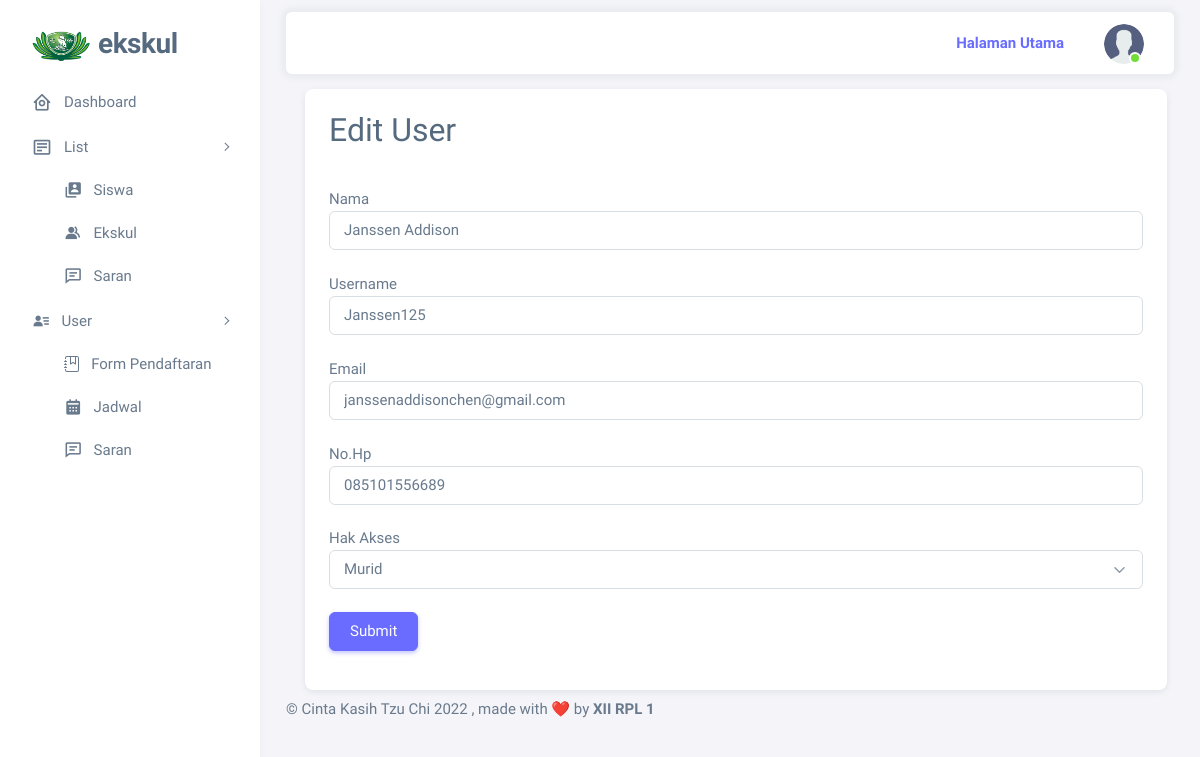
/frontend/dashboard/user/edit-user.php?id=1, run on an earlier commit of the app's database.
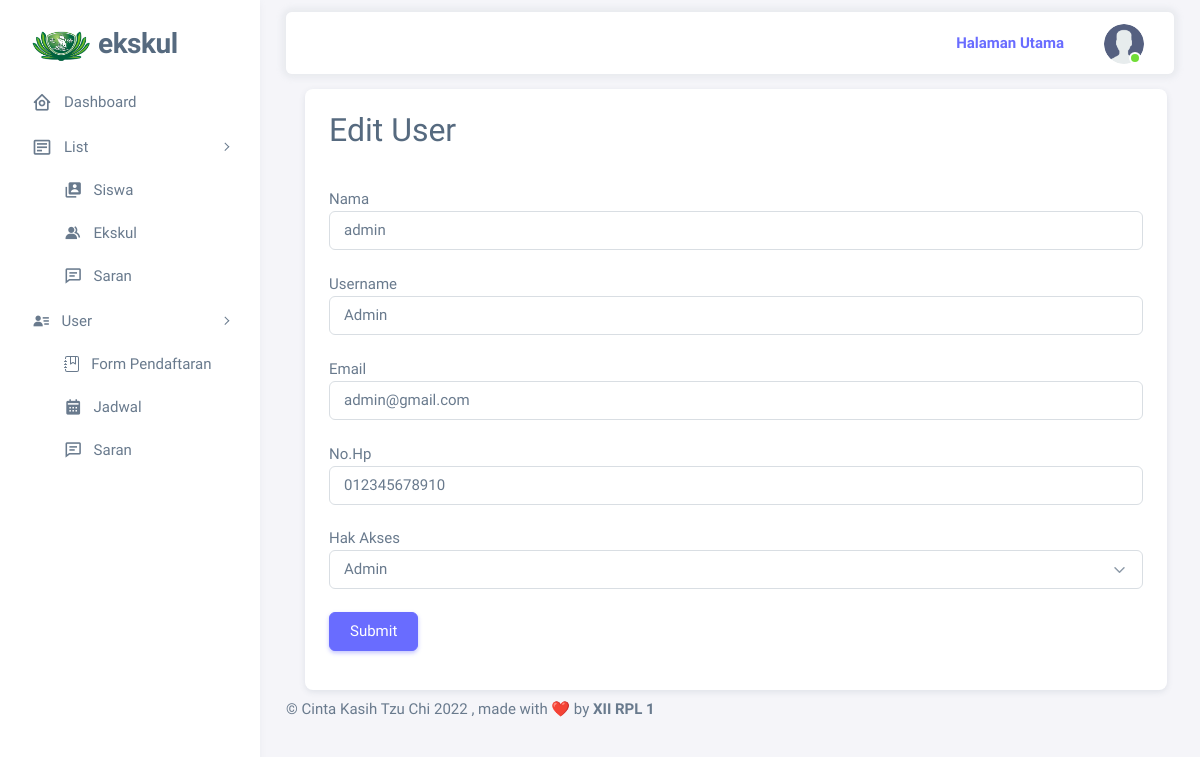
And on a later commit of the database.
### tables this page shows
CREATE TABLE `user` (
  `id` int(3) NOT NULL,
  `nama` varchar(50) NOT NULL,
  `username` varchar(25) NOT NULL,
  `password` varchar(100) NOT NULL,
  `nohp` varchar(13) NOT NULL,
  `email` varchar(70) NOT NULL,
  `hak_akses` enum('Admin','Guru','Murid') NOT NULL
);

### frontend/dashboard/user/edit-user.php (the view, shortened to what this page needs)
<?php
include "../luar.php";
if(isset($_GET['id'])){
    $id = $_GET['id'];
$query = mysqli_query($db, "SELECT * FROM user WHERE id=$id");
while($row = mysqli_fetch_array($query)){
?>
<div class="row">
    <div class="card col-11" style="margin-left:3em;margin-top:1em;">
        <div class="d-flex align-items-end">
            <div class="col-12">
                <div class="card-header">
                    <h2>Edit User</h2>
                </div>
                <div class="card-body">
                    <form method="post" action="../../../backend/user/edit.php">
                        <div class="form-group">
                            <label for="">Nama</label>
                            <input type="text" class="form-control" name="nama" maxlength=50 value="<?= $row['nama'] ?>" required>
                        </div>
                        <br>
                        <div class="form-group">
                            <label for="">Username</label>
                            <input type="text" class="form-control" name="username" value="<?= $row['username'] ?>" maxlength=25>
                        </div>
                        <br>
                        <div class="form-group">
                            <label for="">Email</label>
                            <input type="email" class="form-control" name="email" value="<?= $row['email'] ?>" maxlength=70>
                        </div>
                        <br>
                        <div class="form-group">
                            <label for="">No.Hp</label>
                            <input type="number" class="form-control" name="nohp" value="<?= $row['nohp'] ?>" maxlength=13>
                        </div>
                        <br>
                        <div class="form-group">
                            <label for="">Hak Akses</label>
                            <select name="hak_akses" id="" class="form-select">
                                <option value="Murid" <?php if($row['hak_akses'] == "Murid"){ echo "selected"; }; ?>>Murid</option>
                                <option value="Admin" <?php if($row['hak_akses'] == "Admin"){ echo "selected"; }; ?>>Admin</option>
                            </select>
                        </div>
                        <br>
                        <input class="btn btn-primary" type="submit" name="submit" value="Submit">
                    </form>
                </div>
            </div>
        </div>
    </div>
</div>
<?php
}
}
include "../footer.php";
?>

What changed in the data, as far as the page shows it:
changed user: nama "Janssen Addison" → "admin"; username "Janssen125" → "Admin"; email "janssenaddisonchen@gmail.com" → "admin@gmail.com"; nohp "085101556689" → "012345678910"; hak_akses "Murid" → "Admin"
